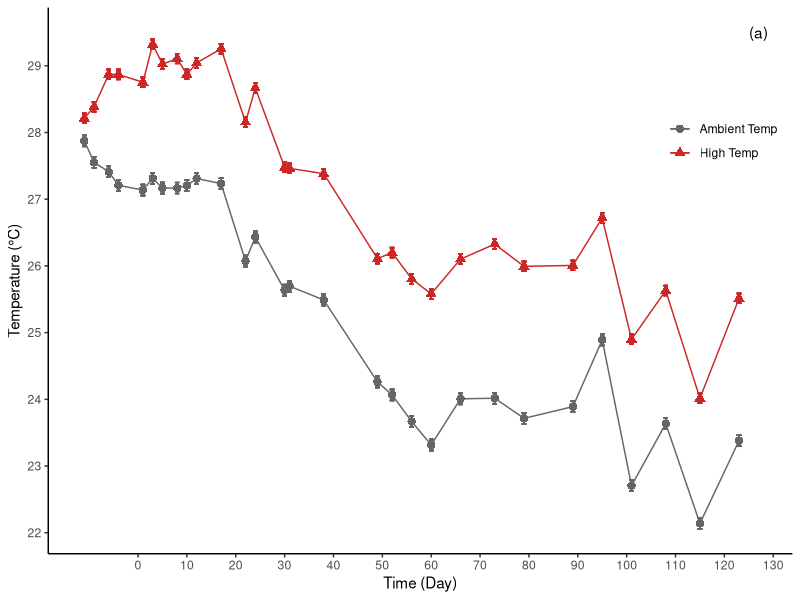
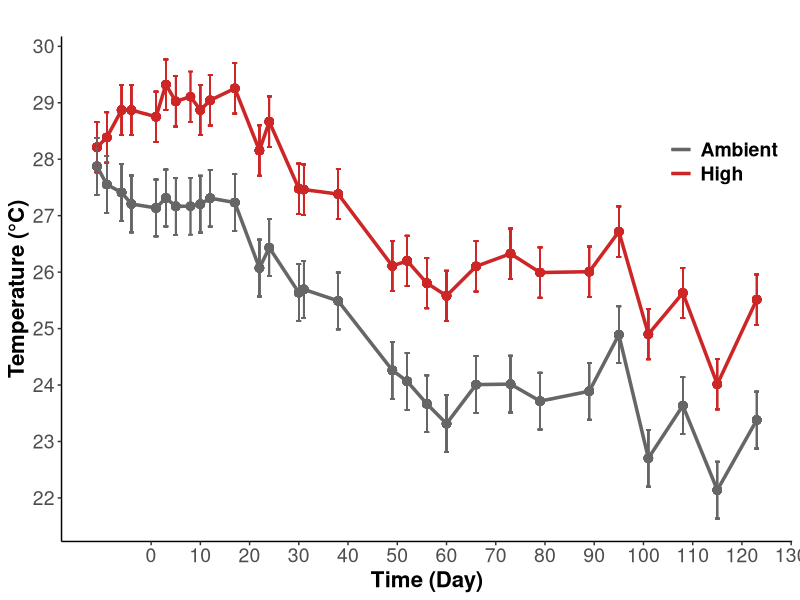
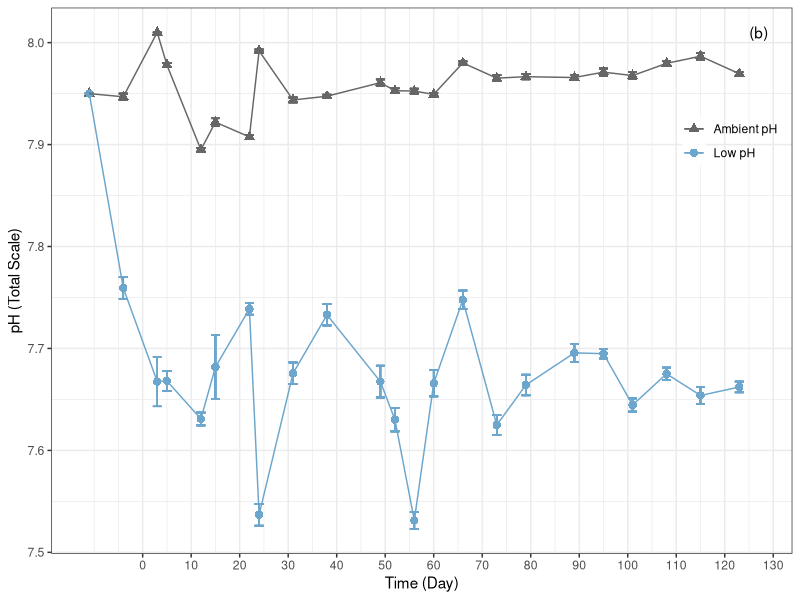
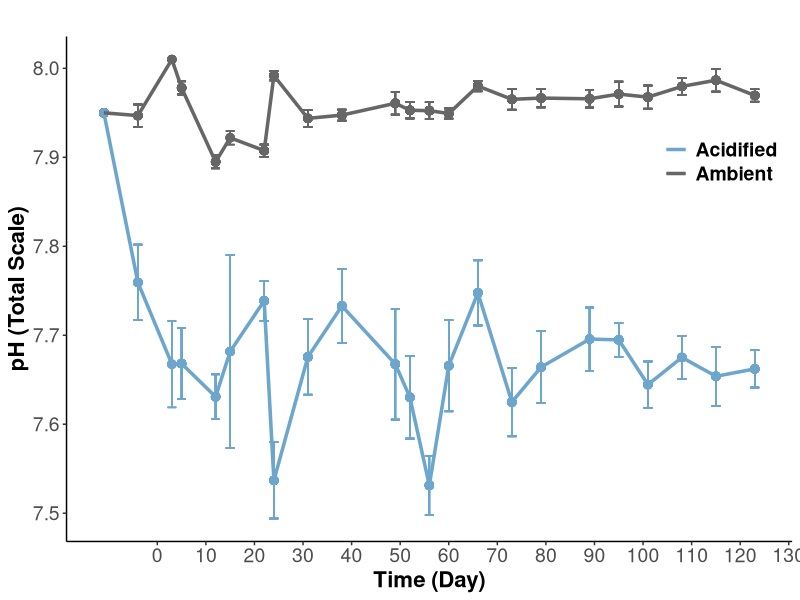
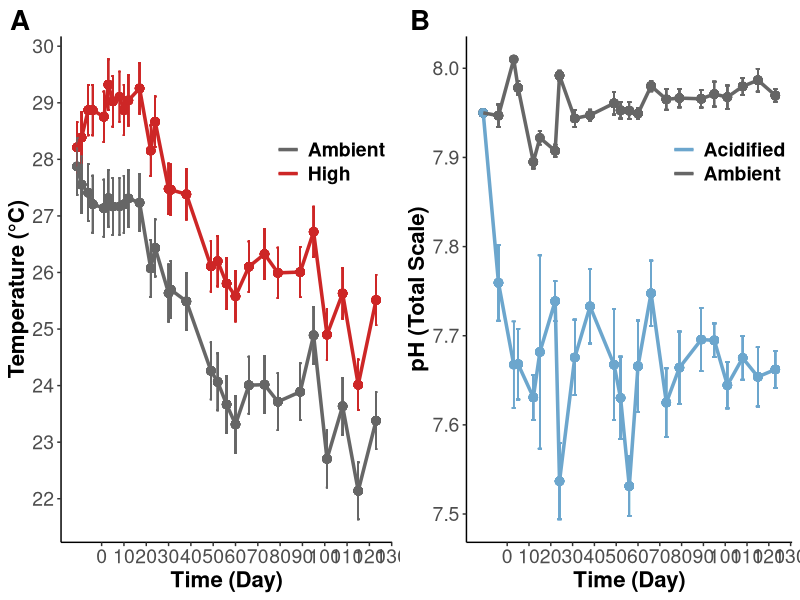

Write R code to recreate these figures, in order. (Note: this script raises an error after producing the figures.)
## ---- chunk 1
rm(list=ls(all=TRUE))
results <- read.csv("Data/Urchin_ClimateChange_Data.csv", header=T, na.strings="NA")

library("tidyverse")
library("lme4") #linear mixed modeling
library("lmtest") #linear mixed modeling
library("lmerTest") #calculate p-values in models
library("car") #levenes tests
library("emmeans") #post-hoc tests
library("lsmeans") #post-hoc tests
library("plotrix") #calculate std.error
library("dplyr") 
library("cowplot") #grid plotting 
## ---- chunk 2

#this doesn't work - group_by is not working and it's not recognizing temperature columns - why is this? 

results %>% 
  select("Day", "Temperature", "Temp") %>%
  drop_na(Temp) %>%
  group_by(Day, Temperature) %>%
  mutate(meanT = mean(Temp)) %>%
  group_by(Temperature) %>% 
  mutate(se = std.error(Temp)) %>%
  
  
ggplot(aes(Day, meanT, color = Temperature, shape = Temperature)) +
    geom_point(size = 2.5) +
    geom_errorbar(aes(ymin = meanT-se, ymax = meanT+se)) +
    geom_line() +
    scale_x_continuous(name="Time (Day)", breaks = seq(0,130, by = 10)) +
    scale_y_continuous(name="Temperature (°C)", breaks = seq(20,30, by = 1)) +
    scale_shape_discrete(name = NULL,
                         labels = c("Ambient Temp", "High Temp")) +
    scale_color_manual(name = NULL,
                       values = c("gray40", "firebrick3"),
                       labels = c("Ambient Temp", "High Temp")) +
    theme_classic() +
    theme(legend.margin = margin(0), 
          legend.position = c(.98,.8), 
          legend.justification = c("right", "top"),
          legend.background = element_blank()) + 
    annotate("text", x = 127, y = 29.5, label = "(a)")

#ggsave("TempOverTime.png", 
       #path = "/Users/emilysesno/Desktop/Emily/Graduate Work/Urchin_ClimateChange/Figures",
       #width = 7, height = 5)

## ---- chunk 3

tempsummary<-results %>% 
  select("Day", "Temperature", "Temp") %>%
  drop_na(Temp) %>%
  group_by(Day, Temperature) %>%
  mutate(meanT = mean(Temp)) %>%
  group_by(Temperature) %>% 
  mutate(sd = sd(Temp)) %>%
  mutate(se = sd/sqrt(12)) 
  
  
tempplot<-ggplot(data=tempsummary, aes(Day, meanT, color = Temperature)) +
    geom_point(size = 2.5, show.legend=FALSE) +
    geom_errorbar(aes(ymin = meanT-se, ymax = meanT+se)) +
    geom_line(size=1.2) +
    scale_x_continuous(name="Time (Day)", breaks = seq(0,130, by = 10)) +
    scale_y_continuous(name="Temperature (°C)", breaks = seq(20,30, by = 1)) +
    scale_shape_discrete(name = NULL,
                         labels = c("Ambient", "High"))+
    scale_color_manual(name = NULL,
                       values = c("gray40", "firebrick3"),
                       labels = c("Ambient", "High")) +
    ggtitle("")+
    theme_classic() +
    theme(plot.margin=unit(c(0.2,0.2,0.2,0.2), "cm"))+
    theme(legend.margin = margin(0), 
          legend.position = c(.98,.8), 
          legend.justification = c("right", "top"),
          legend.background = element_blank(), 
          axis.title = element_text(size = 16, face="bold"),
          axis.text = element_text(size = 14), 
          plot.title = element_text(size=16, face="bold"),
          legend.text = element_text(size=14, face="bold"));tempplot
## ---- chunk 4

results %>% 
  select("Day","pH", "pHspec") %>%
  drop_na(pHspec) %>%
  group_by(Day, pH) %>%
  mutate(meanpH = mean(pHspec)) %>%
  group_by(pH, meanpH) %>% 
  mutate(se = std.error(pHspec)) %>%

 ggplot(aes(Day, meanpH, color = pH, shape = pH)) +
    geom_point(size = 2.5) +
    geom_errorbar(aes(ymin = meanpH-se, ymax = meanpH+se)) +
    geom_line() +
    scale_x_continuous(name="Time (Day)", breaks = seq(0,130, by = 10)) +
    scale_y_continuous(name="pH (Total Scale)", breaks = seq(7.5,8.1, by = .1)) +
    scale_shape_discrete(name = NULL,
                         labels = c("Low pH", "Ambient pH"),
                         guide = guide_legend(reverse = TRUE)) +
    scale_color_manual(name = NULL,
                       values = c("skyblue3", "gray40"),
                       labels = c("Low pH", "Ambient pH"),
                       guide = guide_legend(reverse = TRUE)) +
    theme_bw() +
    theme(legend.margin = margin(0), 
          legend.position = c(.98,.8), 
          legend.justification = c("right", "top"),
          legend.background = element_blank()) +
    annotate("text", x = 127, y = 8.01, label = "(b)")

#ggsave("pHOverTime.png", 
      #path = "/Users/emilysesno/Desktop/Emily/Graduate Work/Urchin_ClimateChange/Figures",
      #width = 7, height = 5)



## ---- chunk 5

pHsummary<-results %>% 
  select("Day","pH", "pHspec") %>%
  drop_na(pHspec) %>%
  group_by(Day, pH) %>%
  mutate(meanpH = mean(pHspec)) %>%
  group_by(pH, meanpH) %>% 
  mutate(sd = sd(pHspec)) %>%
  mutate(se = sd/sqrt(12)) 
  
  
pHplot<-ggplot(data=pHsummary, aes(Day, meanpH, color = pH)) +
    geom_point(size = 2.5, show.legend=FALSE) +
    geom_errorbar(aes(ymin = meanpH-sd, ymax = meanpH+sd)) +
    geom_line(size=1.2) +
    scale_x_continuous(name="Time (Day)", breaks = seq(0,130, by = 10)) +
    scale_y_continuous(name="pH (Total Scale)", breaks = seq(7.5,8.1, by = .1)) +
    scale_shape_discrete(name = NULL,
                         labels = c("Low pH", "High pH"))+
    scale_color_manual(name = NULL,
                       values = c("skyblue3", "gray40"),
                       labels = c("Acidified", "Ambient")) +
    ggtitle("")+
    theme_classic() +
    theme(plot.margin=unit(c(0.2,0.2,0.2,0.2), "cm"))+
    theme(legend.margin = margin(0), 
          legend.position = c(.98,.8), 
          legend.justification = c("right", "top"),
          legend.background = element_blank(), 
          axis.title = element_text(size = 16, face="bold"),
          axis.text = element_text(size = 14), 
          plot.title = element_text(size=16, face="bold"),
          legend.text = element_text(size=14, face="bold"));pHplot
## ---- chunk 6
treatmentfig1<-plot_grid(tempplot, pHplot, labels = c("A", "B"), ncol=2, nrow=1, rel_heights= c(1,1), rel_widths = c(1,1), label_size = 20, label_y=1, align="h");treatmentfig1

ggsave(filename="Figures/20200611/TreatmentFig1.png", plot=treatmentfig1, dpi=300, width=16, height=6, units="in")

## ---- chunk 7
#### Growth Across Treatments

results %>% 
  select("Day", "Treatment","Temperature","pH","Growth") %>%
  drop_na(Growth) %>% 
  group_by(Day, Treatment) %>%
  mutate(se = (std.error(Growth))*100) %>%
  mutate(meanPct = (mean(Growth)*100)) %>% 

  
  ggplot(aes(Day, meanPct, shape = Treatment, color = Treatment)) +
    geom_point(size = 2.5) +
    geom_line() +
    scale_x_continuous(name="Time (Day)", breaks = seq(0,130, by = 10)) +
    scale_y_continuous(name="Growth (%)", breaks = seq(0,400, by = 25)) +
    geom_errorbar(aes(ymin = meanPct-se, ymax = meanPct+se, width = 1.5)) +
    theme_bw() + 
    scale_shape_discrete(name = NULL,
                         labels = c("Amb T, Amb pH", "Amb T, Low pH", "High T, Amb pH", "High T, Low pH")) +
    scale_colour_manual(name = NULL,
                        values = c("gray40", "skyblue3", "firebrick3","mediumpurple3"),
                        labels = c("Amb T, Amb pH", "Amb T, Low pH", "High T, Amb pH", "High T, Low pH")) +
    theme(legend.margin = margin(0), 
          legend.position = c(.01, .99), 
          legend.justification = c("left", "top"),
          legend.background = element_blank())

#ggsave("TreatmentGrowth.png", 
      #path = "/Users/emilysesno/Desktop/Emily/Graduate Work/Urchin_ClimateChange/Figures",
      #width = 7, height = 5)

## ---- chunk 8
#### Growth Across Treatments

growthsummary<-results %>% 
  filter(Day==126) %>%
  select("pH", "Temperature","Growth") %>%
  drop_na(Growth) %>% 
  mutate(meanPct = Growth*100) %>%
  group_by(pH, Temperature) %>%
  summarise(mean = mean(meanPct), 
            N = length(meanPct),
            se = std.error(meanPct))
   
  
growthplot<-ggplot(data=growthsummary, aes(x=Temperature, y=mean, color = pH, group=interaction(Temperature,pH))) +
    geom_point(size = 3,  position=position_dodge(0.1)) +
    geom_line(aes(group=pH),  position=position_dodge(0.1)) +
    xlab("Temperature Treatment") +
    ylab("Total Growth (%)")+
    geom_errorbar(aes(ymin = mean-se, ymax = mean+se, width = 0.1), position=position_dodge(0.1)) +
    theme_bw() + 
    scale_x_discrete(limits=c("ambient", "heated"), 
                     label=c("Ambient", "High"))+
    scale_colour_manual(name = "pH Treatment",
                        values = c("skyblue3", "gray40"),
                        labels = c("Ambient", "Acidified")) +
    geom_text(x=1.5, y=125, label="p(pH)=0.61", size=6, color="darkgray") + 
    geom_text(x=1.5, y=100, label="p(Temperature)=0.04", size=6, color="black") + 
    geom_text(x=1.5, y=75, label="p(Interaction)=0.47", size=6, color="darkgray") + 
    ylim(0,450)+
    theme_classic()+
    theme(legend.position = "right", 
          legend.background = element_blank(), 
          axis.title = element_text(size = 16, face="bold"),
          axis.text = element_text(size = 14), 
          plot.title = element_text(size=16, face="bold"),
          legend.text = element_text(size=14), 
          legend.title = element_text(size=16, face="bold"));growthplot

ggsave(filename="Figures/20200611/GrowthFig.png", plot=growthplot, dpi=300, width=8, height=6, units="in")

## ---- chunk 9

results %>% 
  select("Day","Temperature","Growth") %>%
  drop_na(Growth) %>% 
  group_by(Day, Temperature) %>%
  mutate(se = (std.error(Growth))*100) %>%
  mutate(meanPct = (mean(Growth)*100)) %>% 

  
  ggplot(aes(Day, meanPct, shape = Temperature, color = Temperature)) +
    geom_point(size = 2.5) +
    geom_line() +
    scale_x_continuous(name="Time (Day)", breaks = seq(0,130, by = 10)) +
    scale_y_continuous(name="Growth (%)", breaks = seq(0,400, by = 25)) +
    geom_errorbar(aes(ymin = meanPct-se, ymax = meanPct+se, width = 1.5)) +
    theme_bw() +
    scale_colour_manual(name = NULL, 
                        values = c("gray40", "firebrick3"), 
                        labels = c("Ambient Temperture", "High Temperature")) +
    scale_shape_discrete(name = NULL, 
                       labels = c("Ambient Temperture", "High Temperature")) +
    theme(legend.margin = margin(0), 
          legend.position = c(.03, 0.93), 
          legend.justification = c("left", "top"),
          legend.background = element_blank()) + 
    annotate("text", x = 0, y = 375, label = "(a)") +
    annotate("text", x = 130, y = 359, label = "*", size = 7)

#ggsave("TempGrowth.png", 
      #path = "/Users/emilysesno/Desktop/Emily/Graduate Work/Urchin_ClimateChange/Figures",
      #width = 7, height = 5)

## ---- chunk 10

results %>% 
  select("Day","pH","Growth") %>%
  drop_na(Growth) %>% 
  group_by(Day, pH) %>%
  mutate(se = (std.error(Growth))*100) %>%
  mutate(meanPct = (mean(Growth)*100)) %>% 

  ggplot(aes(Day, meanPct, shape = pH, color = pH)) +
    geom_point(size = 2.5) +
    geom_line() +
    scale_x_continuous(name="Time (Day)", breaks = seq(0,130, by = 10)) +
    scale_y_continuous(name="Growth (%)", breaks = seq(0,400, by = 25)) +
    geom_errorbar(aes(ymin = meanPct-se, ymax = meanPct+se, width = 1.5)) +
    theme_bw() +
    scale_colour_manual(name = NULL, 
                        values = c("skyblue3", "gray40"), 
                        labels = c("Low pH", "Ambient pH"),
                         guide = guide_legend(reverse = TRUE)) +
    scale_shape_discrete(name = NULL,
                         labels = c("Low pH", "Ambient pH"),
                         guide = guide_legend(reverse = TRUE)) +
    theme(legend.margin = margin(0), 
          legend.position = c(.03, .93), 
          legend.justification = c("left", "top"),
          legend.background = element_blank()) + 
    annotate("text", x = 0, y = 370, label = "(b)")

#ggsave("pHGrowth.png", 
      #path = "/Users/emilysesno/Desktop/Emily/Graduate Work/Urchin_ClimateChange/Figures",
      #width = 7, height = 5)
    

## ---- chunk 11
results %>% 
  select("Treatment","RatioSEM", "PartOfSpine") %>%
  drop_na(RatioSEM) %>% 
  group_by(Treatment, PartOfSpine) %>%
  mutate(se = std.error(RatioSEM)) %>%
  mutate(mean = (mean(RatioSEM))) %>%
  
  ggplot(aes(Treatment, mean, fill = Treatment)) +
    geom_col(position = "dodge") +
    facet_grid(cols = vars(PartOfSpine)) +
    geom_errorbar(aes(ymin = mean-se, ymax = mean+se), 
                      width = 0.4, position = position_dodge(.9)) +
    scale_x_discrete(name=NULL,
                     labels = c("Control", "Acidified", "Heated", "Heated/Acidified")) +
    scale_y_continuous(name="Calcification Ratio", breaks = seq(0,3.5, by = .5)) +
    scale_fill_manual(values = c("gray40", "skyblue3","firebrick3", "mediumpurple3" )) +
    scale_colour_identity() +
    theme_bw() +
    theme(legend.position = "none") +
    geom_text(aes(x= 1, y = 1, label = ""))
  
#ggsave("CalcRatioTrtmnt.png", 
      #path = "/Users/emilysesno/Desktop/Emily/Graduate Work/Urchin_ClimateChange/Figures",
      #width = 7, height = 5)  
## ---- chunk 12

results %>% 
  select("Temperature","pH","RatioSEM", "PartOfSpine") %>%
  drop_na(RatioSEM) %>% 
  dplyr::group_by(Temperature, pH, PartOfSpine) %>%
  mutate(se = std.error(RatioSEM)) %>%
  mutate(mean = (mean(RatioSEM))) %>%
  
  ggplot(aes(Temperature, mean, fill = pH)) +
    geom_col(position = "dodge") +
    facet_grid(cols = vars(PartOfSpine)) +
    geom_errorbar(aes(ymin = mean-se, ymax = mean+se), 
                      width = 0.4, position = position_dodge(.9)) +
    scale_x_discrete(name=NULL,
                     labels = c("Ambient Temperature", "High Temperature")) +
    scale_y_continuous(name="Calcification Ratio", breaks = seq(0,3.5, by = .5)) +
    scale_fill_manual(name = NULL, 
                      values = c("skyblue3", "gray40"),
                      labels = c("Low pH", "Ambient pH"),
                      guide = guide_legend(reverse = TRUE)) +
    theme_bw() +
    theme(legend.margin = margin(0), 
          legend.position = c(.98,.98), 
          legend.justification = c("right", "top"),
          legend.background = element_blank()) +
    geom_text(aes(x= 1, y = 1, label = ""))
  

#ggsave("CalcRatio.png", 
      #path = "/Users/emilysesno/Desktop/Emily/Graduate Work/Urchin_ClimateChange/Figures",
      #width = 7, height = 5)  

## ---- chunk 13
#### Growth Across Treatments

#base
basesummary<-results %>% 
  select("Temperature","pH","RatioSEM", "PartOfSpine") %>%
  filter(PartOfSpine=="Base")%>%
  drop_na(RatioSEM) %>% 
  group_by(pH, Temperature, PartOfSpine) %>%
  summarize(mean = mean(RatioSEM), se = std.error(RatioSEM), N = length(RatioSEM))
  
baseplot<- ggplot(data=basesummary, aes(x=Temperature, y=mean, color = pH, group=interaction(Temperature,pH))) +
    geom_point(size = 3,  position=position_dodge(0.1)) +
    geom_line(aes(group=pH),  position=position_dodge(0.1)) +
    xlab("Temperature Treatment") +
    ylab("Spine Base Calcification Ratio")+
    ylim(1,3.5)+
    geom_errorbar(aes(ymin = mean-se, ymax = mean+se, width = 0.1), position=position_dodge(0.1)) +
    theme_bw() + 
    scale_x_discrete(limits=c("ambient", "heated"), 
                     label=c("Ambient", "High"))+
    scale_colour_manual(name = "pH Treatment",
                        values = c("skyblue3", "gray40"),
                        labels = c("Acidified", "Ambient")) +
    geom_text(x=1.5, y=1.6, label="p(pH)=0.002", size=6, color="black") + 
    geom_text(x=1.5, y=1.4, label="p(Temperature)=0.16", size=6, color="darkgray") + 
    geom_text(x=1.5, y=1.2, label="p(Interaction)=0.54", size=6, color="darkgray") + 
    theme_classic()+
    theme(legend.position = "right", 
          legend.background = element_blank(), 
          axis.title = element_text(size = 16, face="bold"),
          axis.text = element_text(size = 14), 
          plot.title = element_text(size=16, face="bold"),
          legend.text = element_text(size=14), 
          legend.title = element_text(size=16, face="bold"));baseplot

ggsave(filename="Figures/20200611/BaseCalcificationFig.png", plot=baseplot, dpi=300, width=8, height=6, units="in")

#tip
tipsummary<-results %>% 
  select("Temperature","pH","RatioSEM", "PartOfSpine") %>%
  filter(PartOfSpine=="Tip")%>%
  drop_na(RatioSEM) %>% 
  group_by(pH, Temperature, PartOfSpine) %>%
  summarize(mean = mean(RatioSEM), se = std.error(RatioSEM), N = length(RatioSEM))

tipplot<-ggplot(data=tipsummary, aes(x=Temperature, y=mean, color = pH, group=interaction(Temperature,pH))) +
    geom_point(size = 3,  position=position_dodge(0.1)) +
    geom_line(aes(group=pH),  position=position_dodge(0.1)) +
    xlab("Temperature Treatment") +
    ylab("Spine Tip Calcification Ratio")+
    ylim(1,3.5)+
    geom_errorbar(aes(ymin = mean-se, ymax = mean+se, width = 0.1), position=position_dodge(0.1)) +
    theme_bw() + 
    scale_x_discrete(limits=c("ambient", "heated"), 
                     label=c("Ambient", "High"))+
    scale_colour_manual(name = "pH Treatment",
                        values = c("skyblue3", "gray40"),
                        labels = c("Acidified", "Ambient")) +
    geom_text(x=1.5, y=3.0, label="p(pH)=0.44", size=6, color="darkgray") + 
    geom_text(x=1.5, y=2.8, label="p(Temperature)=0.39", size=6, color="darkgray") + 
    geom_text(x=1.5, y=2.6, label="p(Interaction)=0.09", size=6, color="darkgray") + 
    theme_classic()+
    theme(legend.position = "right", 
          legend.background = element_blank(), 
          axis.title = element_text(size = 16, face="bold"),
          axis.text = element_text(size = 14), 
          plot.title = element_text(size=16, face="bold"),
          legend.text = element_text(size=14), 
          legend.title = element_text(size=16, face="bold"));tipplot

ggsave(filename="Figures/20200611/TipCalcificationFig.png", plot=tipplot, dpi=300, width=8, height=6, units="in")
## ---- chunk 14

results %>% 
  select("Temperature","pH","RatioLength", "Chosen") %>%
  drop_na(RatioLength) %>%
  mutate(Ratio = RatioLength/2) %>% 
  filter(Chosen == "yes") %>% 
  group_by(Temperature, pH) %>%
  mutate(se = std.error(Ratio)) %>%
  mutate(mean = mean(Ratio)) %>% 
  
  ggplot(aes(Temperature, mean, fill = pH)) +
    geom_col(position = "dodge") +
    geom_errorbar(aes(ymin = mean-se, ymax = mean+se), 
                      width = 0.2, position = position_dodge(.9)) +
    scale_x_discrete(name=NULL,
                     labels = c("Ambient Temperature", "High Temperature")) +
    scale_y_continuous(name="Relative Spine Length (% of TD)", 
                       breaks = seq(0,20, by = 2),
                       expand = expand_scale(add = c(0, 2))) +
    scale_fill_manual(name = NULL, 
                      values = c("skyblue3", "gray40"),
                      labels = c("Low pH", "Ambient pH"),
                      guide = guide_legend(reverse = TRUE)) +
    theme_bw() +
    theme(legend.margin = margin(0), 
          legend.position = c(.01, 1), 
          legend.justification = c("left", "top"),
          legend.background = element_blank()) +
    geom_text(aes(x= 1, y = 1, label = ""))

#ggsave("RelativeSpineLength.png", 
      #path = "/Users/emilysesno/Desktop/Emily/Graduate Work/Urchin_ClimateChange/Figures",
      #width = 7, height = 5)

## ---- chunk 15
#### Growth Across Treatments

length_summary<-results %>% 
  select("Temperature","pH","RatioLength", "Chosen") %>%
  drop_na(RatioLength) %>%
  mutate(Ratio = RatioLength/2) %>% 
  filter(Chosen == "yes") %>% 
  group_by(pH, Temperature) %>%
  summarize(mean = mean(Ratio), se = std.error(Ratio), N = length(Ratio))

  lengthplot<-ggplot(data=length_summary, aes(x=Temperature, y=mean, color = pH, group=interaction(Temperature,pH))) +
    geom_point(size = 3,  position=position_dodge(0.1)) +
    geom_line(aes(group=pH),  position=position_dodge(0.1)) +
    xlab("Temperature Treatment") +
    ylab("Spine Length : Diameter")+
    geom_errorbar(aes(ymin = mean-se, ymax = mean+se, width = 0.1), position=position_dodge(0.1)) +
    ylim(10,20) +
    theme_bw() + 
    geom_text(x=1.5, y=12.5, label="p(pH)=0.05", size=6, color="darkgray") + 
    geom_text(x=1.5, y=12, label="p(Temperature)=0.20", size=6, color="darkgray") + 
    geom_text(x=1.5, y=11.5, label="p(Interaction)=0.93", size=6, color="darkgray") + 
    scale_x_discrete(limits=c("ambient", "heated"), 
                     label=c("Ambient", "High"))+
    scale_colour_manual(name = "pH Treatment",
                        values = c("skyblue3", "gray40"),
                        labels = c("Acidified", "Ambient")) +
    #ylim(250,450)+
    theme_classic()+
    theme(legend.position = "right", 
          legend.background = element_blank(), 
          axis.title = element_text(size = 16, face="bold"),
          axis.text = element_text(size = 14), 
          plot.title = element_text(size=16, face="bold"),
          legend.text = element_text(size=14), 
          legend.title = element_text(size=16, face="bold"));lengthplot

ggsave(filename="Figures/20200611/LengthFig.png", plot=lengthplot, dpi=300, width=8, height=6, units="in")
## ---- chunk 16

results %>% 
  select("Temperature","pH","SpineCount") %>%
  drop_na(SpineCount) %>% 
  group_by(Temperature, pH) %>%
  mutate(se = std.error(SpineCount)) %>%
  mutate(meanCount = mean(SpineCount)) %>% 
  
  ggplot(aes(Temperature, meanCount, fill = pH)) +
    geom_col(position = "dodge") +
    geom_errorbar(aes(ymin = meanCount-se, ymax = meanCount+se), 
                      width = 0.2, position = position_dodge(.9)) +
    scale_x_discrete(name=NULL,
                     labels = c("Ambient Temperature", "High Temperature")) +
    scale_y_continuous(name="Dropped Spines (Count)", breaks = seq(0,30, by = 2)) +
    scale_fill_manual(name = NULL, 
                      values = c("skyblue3", "gray40"),
                      labels = c("Low pH", "Ambient pH"),
                      guide = guide_legend(reverse = TRUE)) +
    theme_bw() +
    theme(legend.margin = margin(0), 
          legend.position = c(.98,.98), 
          legend.justification = c("right", "top"),
          legend.background = element_blank()) +
    geom_text(aes(x= 1, y = 1, label = ""))

#ggsave("DroppedSpines.png", 
      #path = "/Users/emilysesno/Desktop/Emily/Graduate Work/Urchin_ClimateChange/Figures",
      #width = 7, height = 5)

## ---- chunk 17
#### Growth Across Treatments

droppedsummary<-results %>% 
  select("Temperature","pH","SpineCount") %>%
  drop_na(SpineCount) %>% 
  group_by(pH, Temperature) %>%
  summarize(mean = mean(SpineCount), se = std.error(SpineCount), N = length(SpineCount))

  dropplot<-ggplot(data=droppedsummary, aes(x=Temperature, y=mean, color = pH, group=interaction(Temperature,pH))) +
    geom_point(size = 3,  position=position_dodge(0.1)) +
    geom_line(aes(group=pH),  position=position_dodge(0.1)) +
    xlab("Temperature Treatment") +
    ylab("Dropped Spines")+
    geom_errorbar(aes(ymin = mean-se, ymax = mean+se, width = 0.1), position=position_dodge(0.1)) +
    ylim(0,30) +
    theme_bw() + 
    scale_x_discrete(limits=c("ambient", "heated"), 
                     label=c("Ambient", "High"))+
    scale_colour_manual(name = "pH Treatment",
                        values = c("skyblue3", "gray40"),
                        labels = c("Acidified", "Ambient")) +
    geom_text(x=1.5, y=11, label="p(pH)<0.001", size=6, color="black") + 
    geom_text(x=1.5, y=9, label="p(Temperature)=0.91", size=6, color="darkgray") + 
    geom_text(x=1.5, y=7, label="p(Interaction)=0.83", size=6, color="darkgray") +
    theme_classic()+
    theme(legend.position = "right", 
          legend.background = element_blank(), 
          axis.title = element_text(size = 16, face="bold"),
          axis.text = element_text(size = 14), 
          plot.title = element_text(size=16, face="bold"),
          legend.text = element_text(size=14), 
          legend.title = element_text(size=16, face="bold"));dropplot

ggsave(filename="Figures/20200611/DroppedSpinesFig.png", plot=dropplot, dpi=300, width=8, height=6, units="in")
## ---- chunk 18

results %>% 
  select("Treatment","SpineCount") %>%
  drop_na(SpineCount) %>% 
  group_by(Treatment) %>%
  mutate(se = std.error(SpineCount)) %>%
  mutate(meanCount = mean(SpineCount)) %>% 
  
  ggplot(aes(Treatment, meanCount, fill = Treatment)) +
    geom_col(position = "dodge") +
    geom_errorbar(aes(ymin = meanCount-se, ymax = meanCount+se), 
                      width = 0.2, position = position_dodge(.9)) +
    scale_x_discrete(name=NULL,
                     labels = c("Control", "Acidified", "Heated", "Heated/Acidified")) +
    scale_y_continuous(name="Dropped Spines (Count)", breaks = seq(0,30, by = 2)) +
    scale_fill_manual(values = c("gray40", "skyblue3","firebrick3", "mediumpurple3" )) +
    theme_bw() +
    theme(legend.position = "none") +
    geom_text(aes(x= 1, y = 1, label = ""))

#ggsave("DroppedSpinesTrtmnt.png", 
      #path = "/Users/emilysesno/Desktop/Emily/Graduate Work/Urchin_ClimateChange/Figures",
      #width = 7, height = 5)

## ---- chunk 19

structure <- read.csv("Data/Urchin_ClimateChange_Structure.csv", header=T, na="NA")

structure %>% 
  select("Temperature", "pH", "PcntUnorganized") %>% 
  drop_na(PcntUnorganized) %>% 
  
    ggplot(aes(Temperature, PcntUnorganized, fill = pH)) +
    geom_col(position = "dodge") +
    scale_x_discrete(name=NULL,
                     labels = c("Ambient Temperature", "High Temperature")) +
    scale_y_continuous(name="Bases with Unorganized Spine Structure (%)", breaks = seq(0,100, by = 10)) +
    scale_fill_manual(name = NULL, 
                      values = c("skyblue3", "gray40"),
                      labels = c("Low pH", "Ambient pH")) +
      theme_bw() +
    theme(legend.margin = margin(0), 
          legend.position = c(.98,.98), 
          legend.justification = c("right", "top"),
          legend.background = element_blank()) +
    geom_text(aes(x= 1, y = 1, label = ""))

#ggsave("PercentUnorganized.png", 
      #path = "/Users/emilysesno/Desktop/Emily/Graduate Work/Urchin_ClimateChange/Figures",
      #width = 7, height = 5)

## ---- chunk 20
#### Growth Across Treatments

structure <- read.csv("Data/Urchin_ClimateChange_Structure.csv", header=T, na="NA")

structure %>% 
  select("Temperature", "pH", "PcntUnorganized") %>% 
  drop_na(PcntUnorganized) %>% 

  ggplot(aes(x=Temperature, y=PcntUnorganized, color = pH, group=interaction(Temperature,pH))) +
    geom_point(size = 3,  position=position_dodge(0.1)) +
    geom_line(aes(group=pH),  position=position_dodge(0.1)) +
    xlab("Temperature Treatment") +
    ylab("Percent Unorganized")+
    #geom_errorbar(aes(ymin = mean-se, ymax = mean+se, width = 0.1), position=position_dodge(0.1)) +
    ylim(0,100) +
    theme_bw() + 
    scale_x_discrete(limits=c("Ambient", "Heated"), 
                     label=c("Ambient", "High"))+
    scale_colour_manual(name = "pH Treatment",
                        values = c("skyblue3", "gray40"),
                        labels = c("Acidified", "Ambient")) +
    theme_classic()+
    theme(legend.position = "right", 
          legend.background = element_blank(), 
          axis.title = element_text(size = 16, face="bold"),
          axis.text = element_text(size = 14), 
          plot.title = element_text(size=16, face="bold"),
          legend.text = element_text(size=14), 
          legend.title = element_text(size=16, face="bold"))
